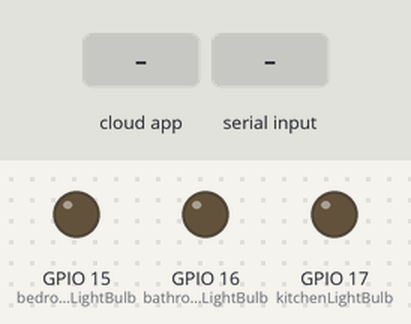
Bench run of a sketch on a simulated ESP32. Shown: output pins drawn as LEDs (lit = HIGH). The test bench sets the inputs (shaded band). WiFi joins after 1.5 s; servers stay silent unless stated; nothing arrives over Bluetooth unless stated; what the sketch prints to the serial monitor is not drawn.

Above: at 2.7 s.
2.8 s: the phone or cloud app sets Bedroom.Light to 64
At 4.0 s:
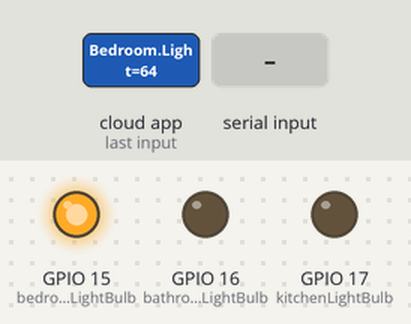
4.3 s: the phone or cloud app sets Bathroom.Light to 64
At 5.4 s:
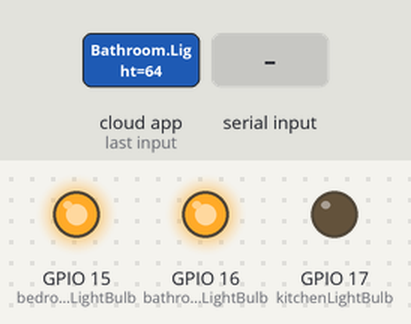
5.8 s: the phone or cloud app sets Kitchen.Light to 64
At 6.5 s:
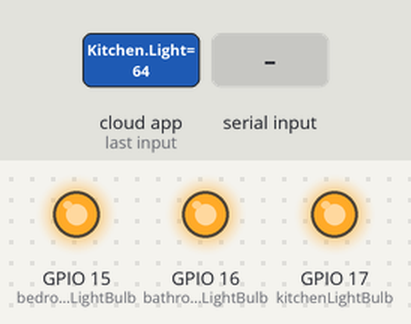
7.3 s: "0" received over the second serial link
At 7.7 s:
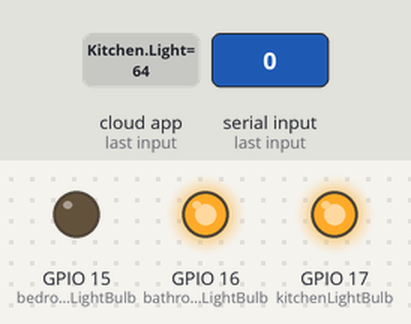
8.8 s: the phone or cloud app sets Bathroom.Light to 0
At 10.0 s:
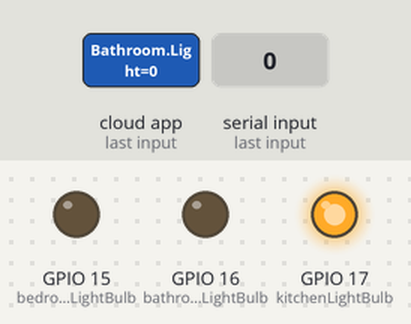
10.3 s: the phone or cloud app sets Bedroom.Light to 128
At 11.2 s:
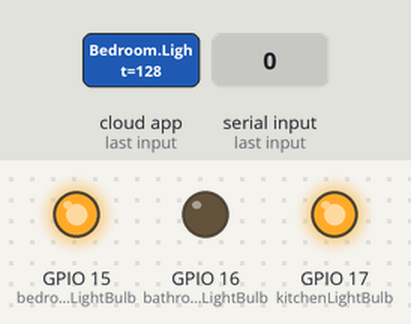
Timing chart, 0 to 12.8 s (numbered marks = the images above; inputs shaded):
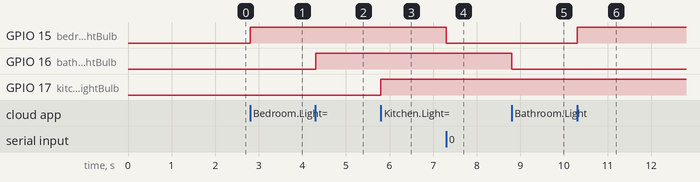

The sketch:

ESPALEXA.ino
```cpp
#include <WiFi.h>
#include <BluetoothSerial.h>
#include <Espalexa.h>

const char* ssid = "";
const char* password = "";

BluetoothSerial SerialBT;
const int bedroomLightBulb = 15;
const int bathroomLightBulb = 16;
const int kitchenLightBulb = 17;

Espalexa espalexa;

void setBedroomLight(uint8_t brightness) {
  digitalWrite(bedroomLightBulb, brightness > 0 ? HIGH : LOW);
}

void setBathroomLight(uint8_t brightness) {
  digitalWrite(bathroomLightBulb, brightness > 0 ? HIGH : LOW);
}

void setKitchenLight(uint8_t brightness) {
  digitalWrite(kitchenLightBulb, brightness > 0 ? HIGH : LOW);
}

bool connectToWiFi() {
  WiFi.begin(ssid, password);
  unsigned long startAttemptTime = millis();

  // Attempt to connect for 10 seconds
  while (WiFi.status() != WL_CONNECTED && millis() - startAttemptTime < 10000) {
    delay(100);
  }

  return WiFi.status() == WL_CONNECTED;
}

void setup() {
  Serial.begin(9600);
  SerialBT.begin("Bluetooth Lightbulb System");

  pinMode(bedroomLightBulb, OUTPUT);
  digitalWrite(bedroomLightBulb, LOW); // Ensure the lightbulb is OFF at the beginning

  pinMode(bathroomLightBulb, OUTPUT);
  digitalWrite(bathroomLightBulb, LOW);

  pinMode(kitchenLightBulb, OUTPUT);
  digitalWrite(kitchenLightBulb, LOW);

  // Connect to Wi-Fi

  bool wifiConnected = connectToWiFi();
  if (wifiConnected) {
    Serial.println("Connected to Wi-Fi");
  } else {
    Serial.println("Failed to connect to Wi-Fi");
  }

  // Initialize Espalexa
  espalexa.addDevice("Bedroom Light", setBedroomLight);
  espalexa.addDevice("Bathroom Light", setBathroomLight);
  espalexa.addDevice("Kitchen Light", setKitchenLight);

  espalexa.begin();
}

void loop() {
  if (SerialBT.available()) {
    int x = SerialBT.read();
    if (x == '0') {
      digitalWrite(bedroomLightBulb, LOW);
    } else if (x == '1') {
      digitalWrite(bedroomLightBulb, HIGH);
    }
    else if (x == '2') {
      digitalWrite(bathroomLightBulb, LOW);
    }
    else if (x == '3') {
      digitalWrite(bathroomLightBulb, HIGH);
    }
    else if (x == '4') {
      digitalWrite(kitchenLightBulb, LOW);
    }
    else if (x == '5') {
      digitalWrite(kitchenLightBulb, HIGH);
    }
    else if (x == '8')
    {
      digitalWrite(bedroomLightBulb, HIGH);
      digitalWrite(kitchenLightBulb, HIGH);
      digitalWrite(bathroomLightBulb, HIGH);
    }
    else if (x == '9')
    {
      digitalWrite(bedroomLightBulb, LOW);
      digitalWrite(kitchenLightBulb, LOW);
      digitalWrite(bathroomLightBulb, LOW);
    }


  }
  espalexa.loop();
}
```

Measured:
- after the input at 2.8 s, GPIO 15 (bedroomLightBulb): LOW → HIGH at once
- after the input at 4.3 s, GPIO 16 (bathroomLightBulb): LOW → HIGH at once
- after the input at 5.8 s, GPIO 17 (kitchenLightBulb): LOW → HIGH at once
- after the input at 7.3 s, GPIO 15 (bedroomLightBulb): HIGH → LOW at once
- after the input at 8.8 s, GPIO 16 (bathroomLightBulb): HIGH → LOW at once
- after the input at 10.3 s, GPIO 15 (bedroomLightBulb): LOW → HIGH at once
